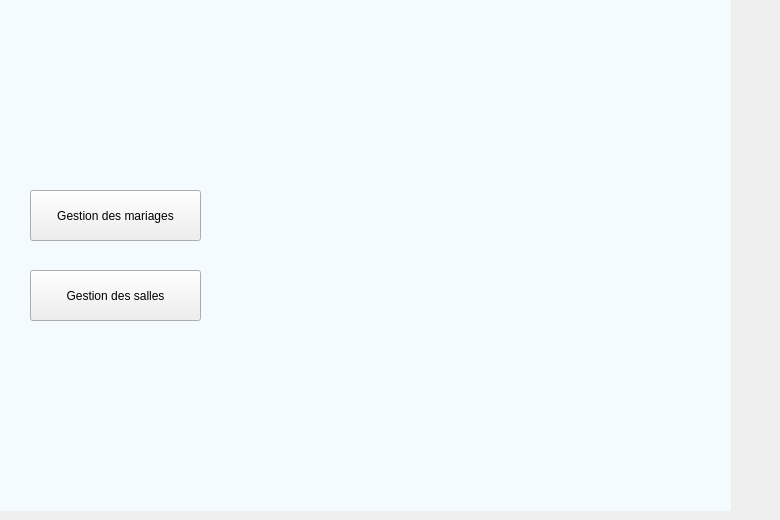
   <widget class="QWidget" name="Menu">
    <widget class="QPushButton" name="pushButton_2">
     <property name="geometry">
      <rect>
       <x>30</x>
       <y>270</y>
       <width>171</width>
       <height>51</height>
      </rect>
     </property>
     <property name="text">
      <string>Gestion des salles</string>
     </property>
    </widget>
    <widget class="QPushButton" name="pushButton_3">
     <property name="geometry">
      <rect>
       <x>30</x>
       <y>190</y>
       <width>171</width>
       <height>51</height>
      </rect>
     </property>
     <property name="styleSheet">
      <string notr="true"/>
     </property>
     <property name="text">
      <string>Gestion des mariages</string>
     </property>
    </widget>
    <widget class="QLabel" name="label">
     <property name="geometry">
      <rect>
       <x>-40</x>
       <y>0</y>
       <width>771</width>
       <height>511</height>
      </rect>
     </property>
     <property name="styleSheet">
      <string notr="true">
background-color: rgb(243, 251, 255);</string>
     </property>
     <property name="text">
      <string/>
     </property>
    </widget>
    <widget class="QLabel" name="label_2">
     <property name="geometry">
      <rect>
       <x>220</x>
       <y>110</y>
       <width>451</width>
       <height>301</height>
      </rect>
     </property>
     <property name="text">
      <string/>
     </property>
     <property name="pixmap">
      <pixmap>../126549253_706702769977559_6197787411625237152_n.png</pixmap>
     </property>
     <property name="scaledContents">
      <bool>true</bool>
     </property>
    </widget>
    <zorder>label</zorder>
    <zorder>pushButton_2</zorder>
    <zorder>pushButton_3</zorder>
    <zorder>label_2</zorder>
   </widget>
